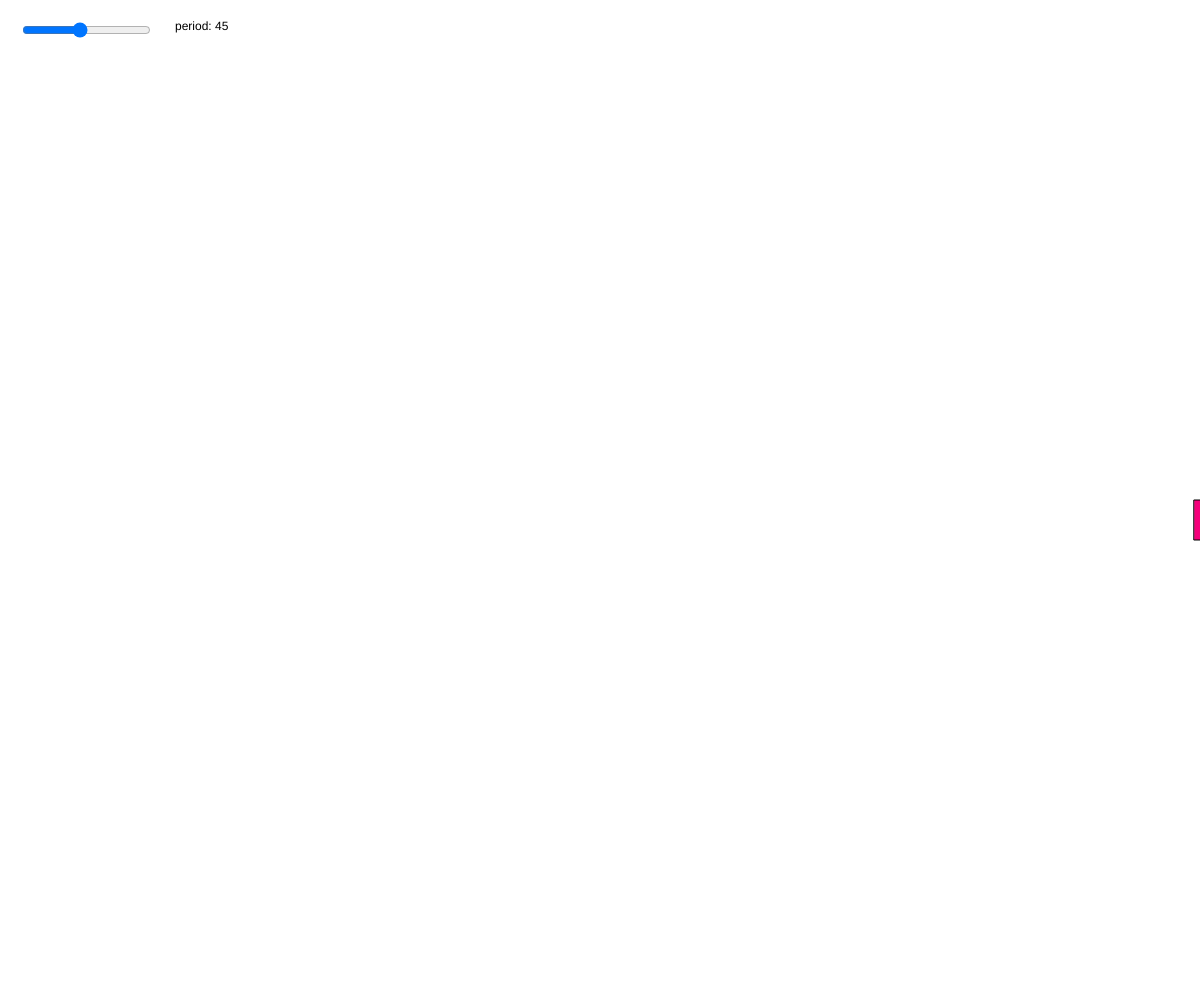
Frame 1 (no input)
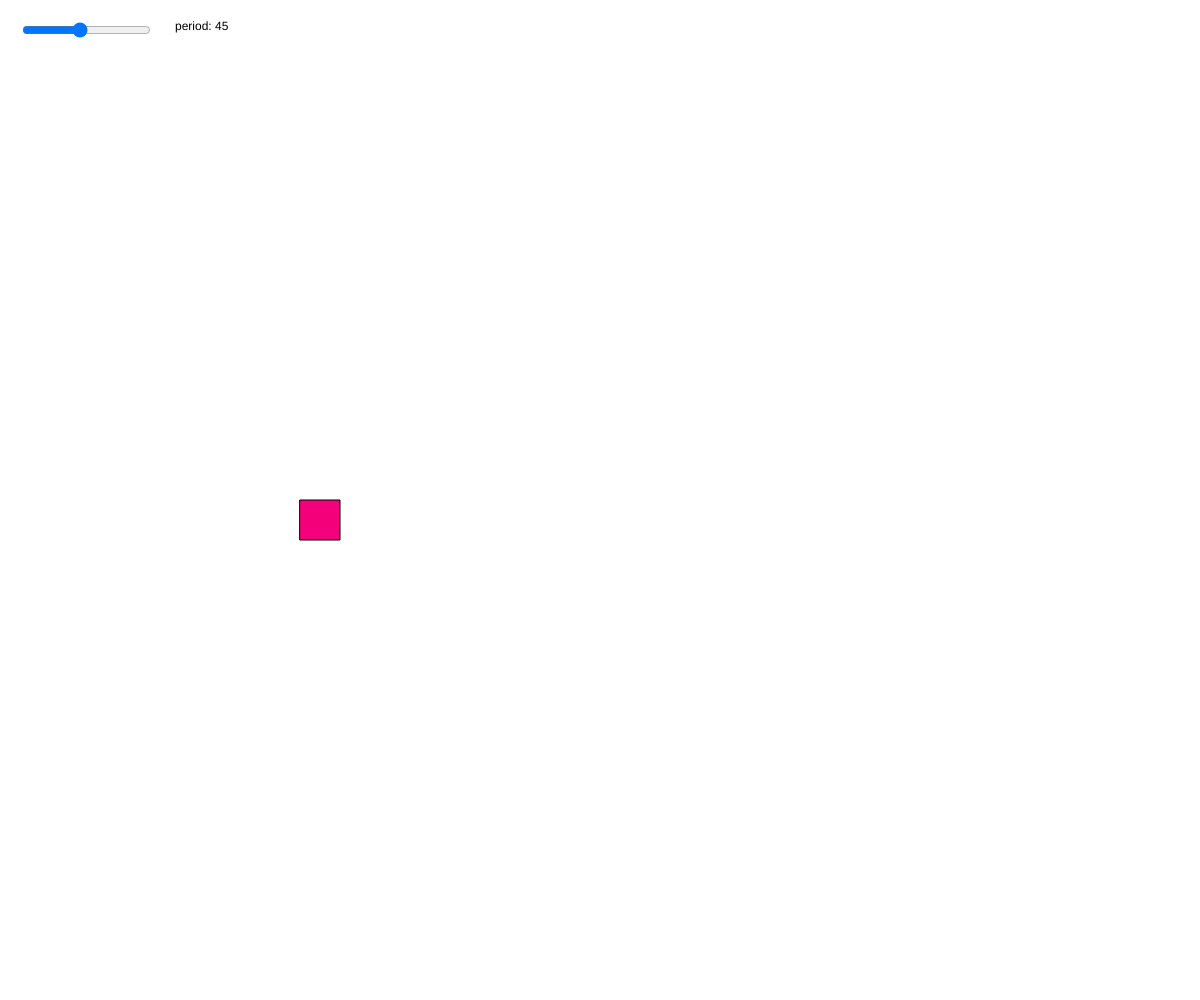
Frame 60 (no input)
Frame 120 (the mouse pressed at the canvas centre since frame 60): identical to frame 60, image omitted

The p5.js sketch that drew these frames (run headless with seeded random() and noise() and a simulated clock; from frame 60 on, the mouse is pressed at the canvas centre):

// p5.js sketch
// ── sketch.js
/**
** Simple harmonic motion
**/

var angle = 0.0;
var x = 0.0;
//change the value of period to change how fast the rectangle animates
var periodSlider;
function setup(){
  createCanvas(windowWidth,windowHeight);
  periodSlider = createSlider(1,100, 45);
  periodSlider.position(20,20);
}
function draw(){
  background(255);
  fill(0);
  text("period: " + periodSlider.value(), 175,30);
  translate(width/2, height/2);
  var amplitude = width/2;//play with the amplitude value 
  var angle = frameCount / periodSlider.value() * TWO_PI;
  x = cos(angle)* amplitude;

  fill(245,0,123);
  rect(x,0,40,40);
}
